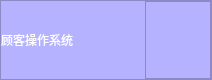
        <widget class="QFrame" name="frame_2">
         <property name="sizePolicy">
          <sizepolicy hsizetype="Preferred" vsizetype="Expanding">
           <horstretch>0</horstretch>
           <verstretch>1</verstretch>
          </sizepolicy>
         </property>
         <property name="maximumSize">
          <size>
           <width>16777215</width>
           <height>80</height>
          </size>
         </property>
         <property name="styleSheet">
          <string notr="true">background-color: rgb(181, 178, 255);</string>
         </property>
         <property name="frameShape">
          <enum>QFrame::StyledPanel</enum>
         </property>
         <property name="frameShadow">
          <enum>QFrame::Raised</enum>
         </property>
         <layout class="QHBoxLayout" name="horizontalLayout">
          <property name="spacing">
           <number>0</number>
          </property>
          <property name="leftMargin">
           <number>0</number>
          </property>
          <property name="topMargin">
           <number>0</number>
          </property>
          <property name="rightMargin">
           <number>0</number>
          </property>
          <property name="bottomMargin">
           <number>0</number>
          </property>
          <item>
           <widget class="QLabel" name="label">
            <property name="styleSheet">
             <string notr="true">color: rgb(255, 255, 255);
font: 12pt &quot;方正粗黑宋简体&quot;;</string>
            </property>
            <property name="text">
             <string>顾客操作系统</string>
            </property>
           </widget>
          </item>
          <item>
           <spacer name="horizontalSpacer">
            <property name="orientation">
             <enum>Qt::Horizontal</enum>
            </property>
            <property name="sizeHint" stdset="0">
             <size>
              <width>40</width>
              <height>20</height>
             </size>
            </property>
           </spacer>
          </item>
          <item>
           <widget class="QPushButton" name="button2f5">
            <property name="styleSheet">
             <string notr="true">border:none;</string>
            </property>
            <property name="text">
             <string/>
            </property>
            <property name="icon">
             <iconset>
              <normaloff>Icon/刷新1.png</normaloff>Icon/刷新1.png</iconset>
            </property>
            <property name="iconSize">
             <size>
              <width>25</width>
              <height>25</height>
             </size>
            </property>
           </widget>
          </item>
          <item>
           <widget class="QFrame" name="frame_4">
            <property name="maximumSize">
             <size>
              <width>80</width>
              <height>16777215</height>
             </size>
            </property>
            <property name="frameShape">
             <enum>QFrame::StyledPanel</enum>
            </property>
            <property name="frameShadow">
             <enum>QFrame::Raised</enum>
            </property>
            <layout class="QHBoxLayout" name="horizontalLayout_3">
             <property name="spacing">
              <number>0</number>
             </property>
             <property name="leftMargin">
              <number>0</number>
             </property>
             <property name="topMargin">
              <number>0</number>
             </property>
             <property name="rightMargin">
              <number>0</number>
             </property>
             <property name="bottomMargin">
              <number>0</number>
             </property>
             <item>
              <widget class="QPushButton" name="button_small">
               <property name="styleSheet">
                <string notr="true">border:none;</string>
               </property>
               <property name="text">
                <string/>
               </property>
               <property name="icon">
                <iconset>
                 <normaloff>Icon/minus.png</normaloff>Icon/minus.png</iconset>
               </property>
               <property name="iconSize">
                <size>
                 <width>25</width>
                 <height>25</height>
                </size>
               </property>
              </widget>
             </item>
             <item>
              <widget class="QPushButton" name="button_close">
               <property name="styleSheet">
                <string notr="true">border:none;</string>
               </property>
               <property name="text">
                <string/>
               </property>
               <property name="icon">
                <iconset>
                 <normaloff>Icon/close.png</normaloff>Icon/close.png</iconset>
               </property>
               <property name="iconSize">
                <size>
                 <width>25</width>
                 <height>25</height>
                </size>
               </property>
              </widget>
             </item>
            </layout>
           </widget>
          </item>
         </layout>
        </widget>
